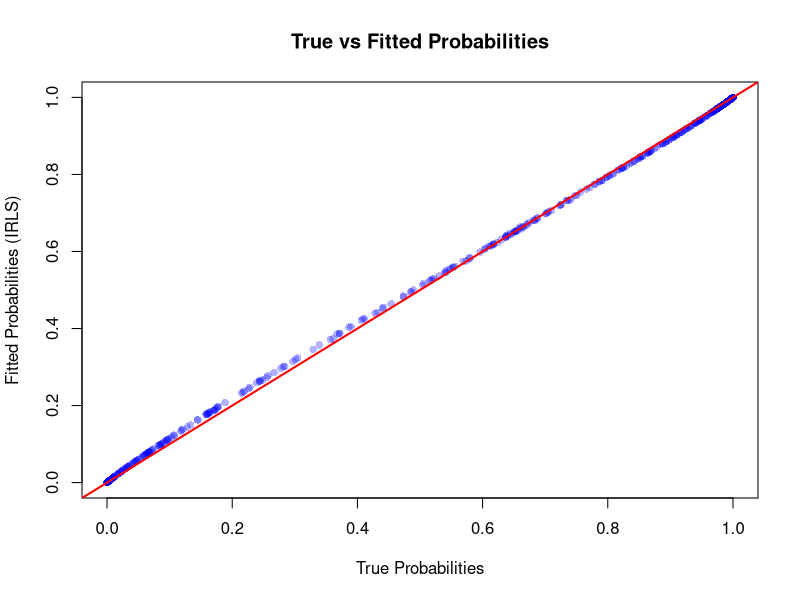

Recreate this plot in R.
# for reproducibility
set.seed(95)

# IRLS for Binomial GLM with Logit Link 
# Check out the derivation for this algorithm in "GLeMa documentation.pdf"
IRLS_Binomial <- function(X, y, n, eps = 1e-8, M = 100) {
  # X: design matrix (N x (p + 1))
  # y: response vector (counts)
  # n: number of trials for each observation
  # eps: convergence tolerance
  # M: maximum number of iterations
  
  N <- nrow(X)
  p <- ncol(X) - 1
  
  beta <- rep(0, p + 1)
  
  for (r in 1:M) {
    # Step 1: Compute linear predictors
    # I had not used %*% before, but it turned out to be R's built-in matrix multiplication
    # The pseudocode I derived uses for loop, but it can be simplified to the matrix multiplication
    eta <- X %*% beta 
    
    # Step 2: Compute fitted probabilities
    p_r <- exp(eta) / (1 + exp(eta))
    mu <- n * p_r
    
    # Step 3: Compute working responses
    z <- eta + (y - mu) / (n * p_r * (1 - p_r))
    
    # Step 4: Compute iterative weights
    w <- n * p_r * (1 - p_r)
    W <- diag(as.vector(w))
    
    # Step 5: Weighted least squares update
    # t(X) is transpose: X^T
    # solve() finds the inverse by solving a %*% x = b; if b is missing, as it is here, it is assuemd to be identity matrix
    beta_new <- solve(t(X) %*% W %*% X) %*% t(X) %*% W %*% z
    
    # Step 6: Check convergence
    delta <- sqrt(sum((beta_new - beta)^2))
    beta <- as.vector(beta_new)
    
    if (delta < eps) {
      cat("Converged in", r, "iteiterations\n")
      break
    }
  }
  
  if (r == M) {
    cat("Warning: Maximum iterations reached\n")
  }
  
  return(list(beta = beta, iterations = r))
}


# Generating synthetic data with random seed 95 for reproducibility
N <- 500  # number of observations
p <- 2    # number of predictors (excluding intercept)

# True parameter values (known)
beta_true <- c(1.5, -2.7, 3.14)  # in this order: intercept, beta1, beta2

# Generate predictor variables
X1 <- rnorm(N, mean = 0, sd = 1)
X2 <- rnorm(N, mean = 0, sd = 1)

# Create design matrix (add intercept column)
X <- cbind(1, X1, X2)

# Generate number of trials (randomly between 1 and 20)
n_trials <- sample(1:20, N, replace = TRUE)

# Compute true linear predictor
eta_true <- X %*% beta_true

# Compute true probabilities (inverse logit)
p_true <- exp(eta_true) / (1 + exp(eta_true))

# Generate binomial responses
y <- rbinom(N, size = n_trials, prob = p_true)

# Fit model using my IRLS binomial specific algorithm
cat("Fitting with IRLS\n")
result <- IRLS_Binomial(X, y, n_trials)

# Compare with R's built-in glm function
cat("\nFitting with R's glm\n")
glm_fit <- glm(cbind(y, n_trials - y) ~ X1 + X2, family = binomial(link = "logit"))

cat("\nLet's compare!\n")
cat("\nTrue Parameters:\n")
print(sprintf("%.4f", beta_true))

cat("\nIRLS Estimates:\n")
print(sprintf("%.4f", result$beta))

cat("\nR's glm Estimates:\n")
print(sprintf("%.4f", coef(glm_fit)))

cat("\nDifference (IRLS - True):\n")
print(sprintf("%.4f", result$beta - beta_true))

cat("\nDifference (glm - True):\n")
print(sprintf("%.4f", coef(glm_fit) - beta_true))

cat("\nDifference (IRLS - glm):\n")
print(sprintf("%.4f", result$beta - coef(glm_fit)))

cat("\nSummary\n")
cat("Root Mean Squared Error (IRLS):", sprintf("%.4f", sqrt(mean((result$beta - beta_true)^2))), "\n")
cat("Root Mean Squared Error (glm):", sprintf("%.4f", sqrt(mean((coef(glm_fit) - beta_true)^2))), "\n")
cat("Max Absolute Difference (IRLS vs glm):", sprintf("%.4f", max(abs(result$beta - coef(glm_fit)))), "\n")

fitted_probs <- exp(X %*% result$beta) / (1 + exp(X %*% result$beta))

png("true_vs_fitted_probabilities.png", width = 800, height = 600)
plot(p_true, fitted_probs,xlab = "True Probabilities", ylab = "Fitted Probabilities (IRLS)", main = "True vs Fitted Probabilities", pch = 16, col = rgb(0, 0, 1, 0.3))
abline(0, 1, col = "red", lwd = 2)
dev.off()